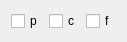
<?xml version="1.0" encoding="UTF-8"?>
<ui version="4.0">
 <class>SpecFitSettingsFixedTableCell</class>
 <widget class="QWidget" name="SpecFitSettingsFixedTableCell">
  <property name="geometry">
   <rect>
    <x>0</x>
    <y>0</y>
    <width>125</width>
    <height>38</height>
   </rect>
  </property>
  <property name="windowTitle">
   <string>SpecFitSettingsFixedTableCell</string>
  </property>
  <layout class="QHBoxLayout" name="horizontalLayout">
   <item>
    <widget class="QCheckBox" name="peakCheckBox">
     <property name="text">
      <string>p</string>
     </property>
    </widget>
   </item>
   <item>
    <widget class="QCheckBox" name="centerCheckBox">
     <property name="text">
      <string>c</string>
     </property>
    </widget>
   </item>
   <item>
    <widget class="QCheckBox" name="fwhmCheckBox">
     <property name="text">
      <string>f</string>
     </property>
    </widget>
   </item>
  </layout>
 </widget>
 <layoutdefault spacing="6" margin="11"/>
 <resources/>
 <connections/>
</ui>
